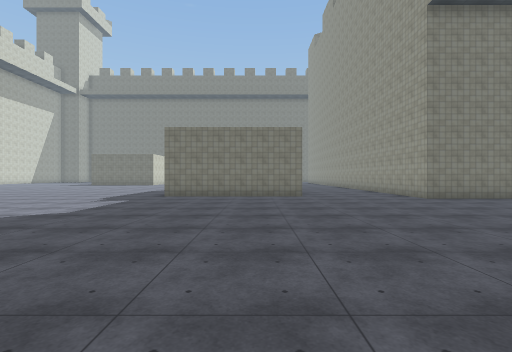
view 1 (above)

24 first-person views from a walk through a Unity game level. The camera is 1.5 m above the floor, looks level and sees 85° across. The floor is counted in squares, 2 m on a side. Each view is taken from the middle of a square. On the plan, view 1 faces up. The plan holds only what a view shows up to about 10 squares ahead; the rest is blank. The place goes on beyond the plan. The player character is not drawn. Surface patterns are stand-ins for the level's own textures.

view 2
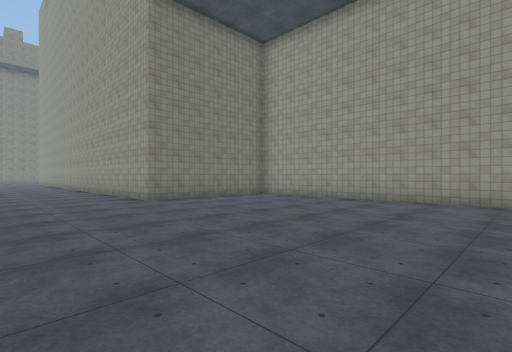

view 3
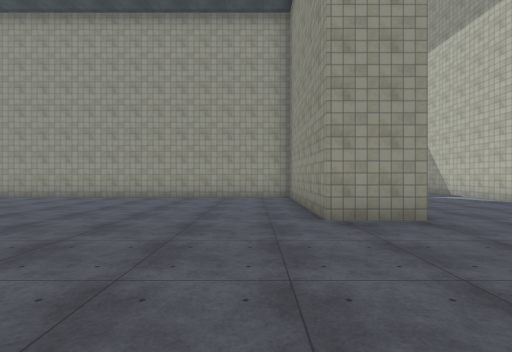

view 4
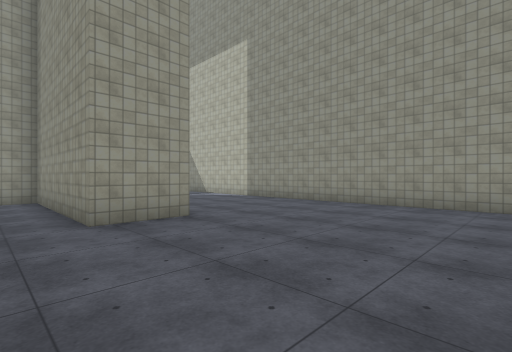

view 5
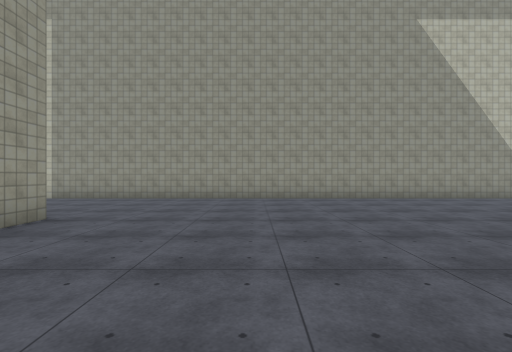

view 6
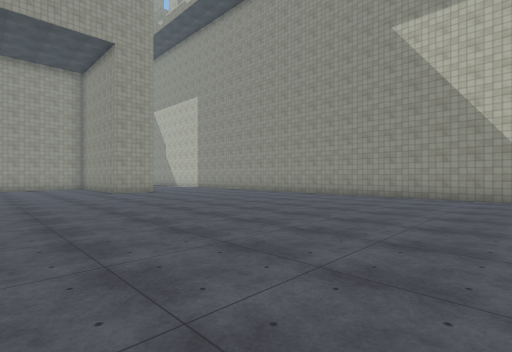

view 7
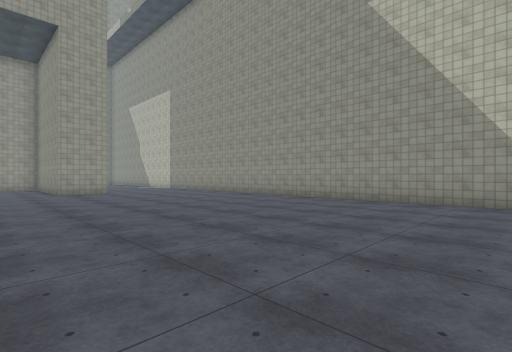

view 8
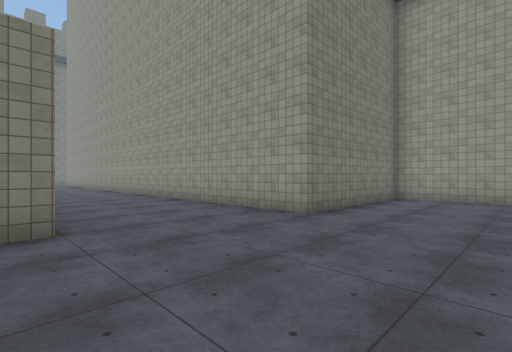

view 9
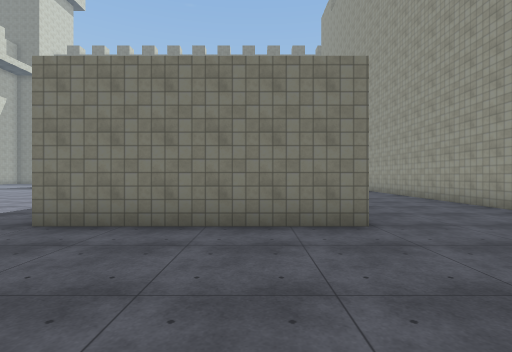

view 10
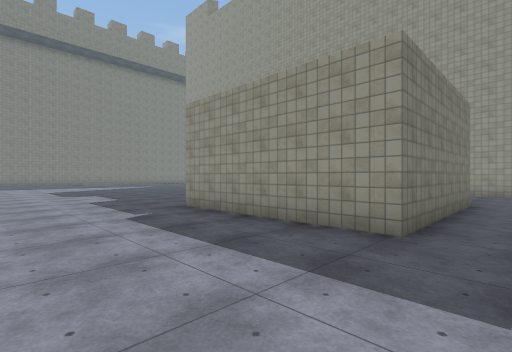

view 11
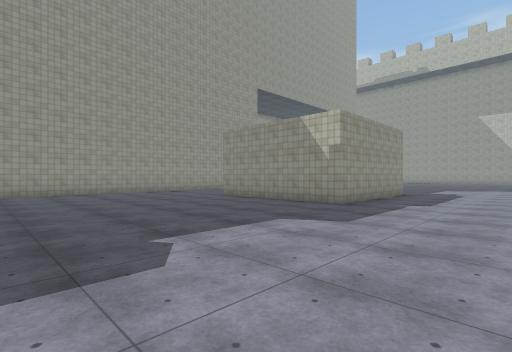

view 12
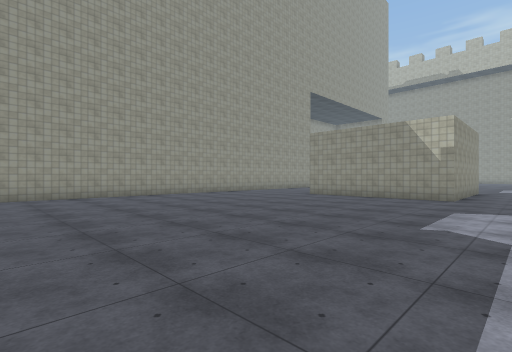

view 13
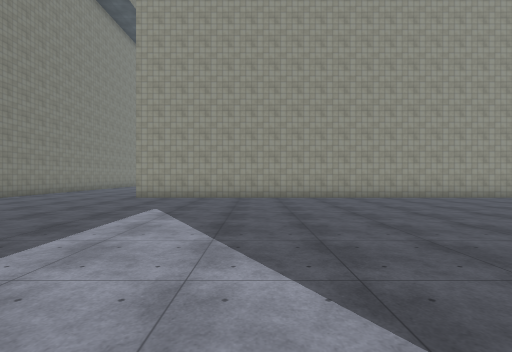

view 14
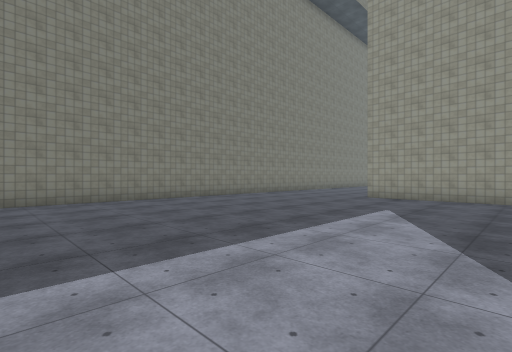

view 15
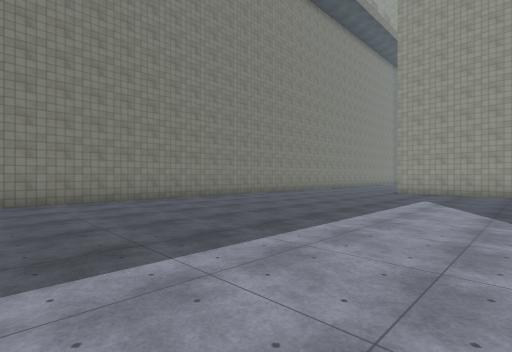

view 16
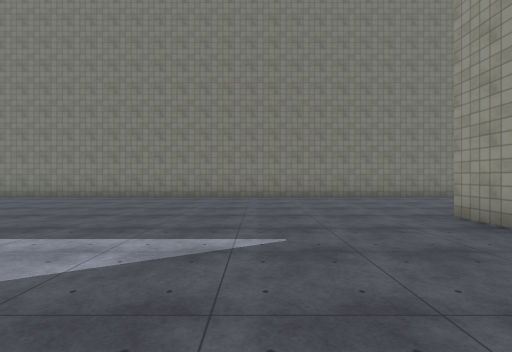

view 17
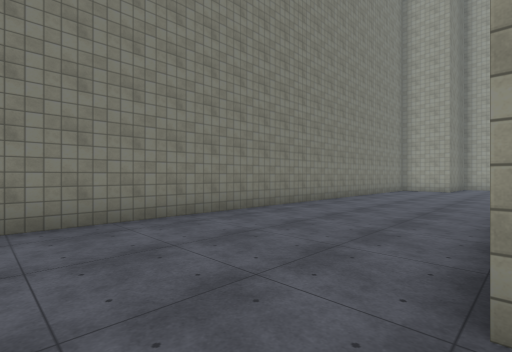

view 18
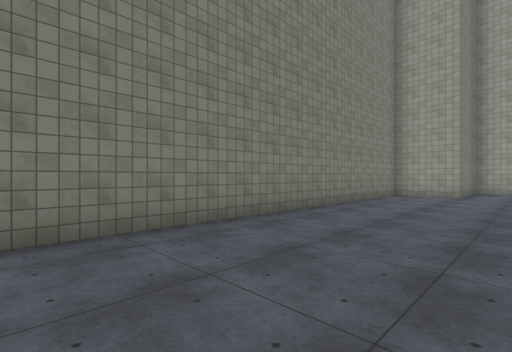

view 19
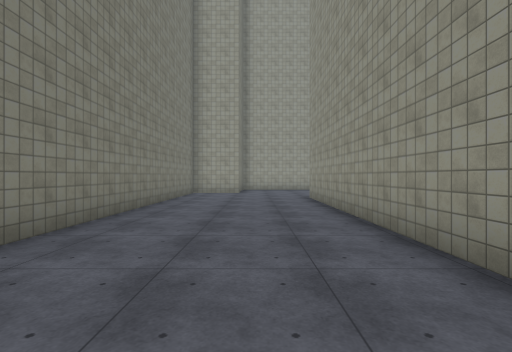

view 20
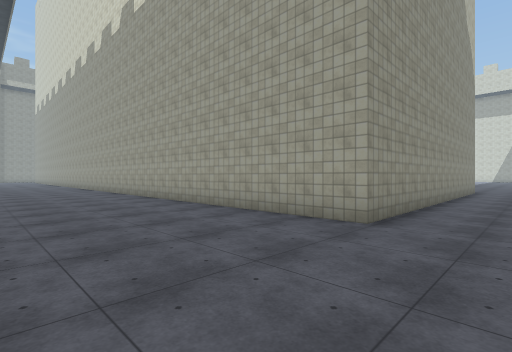

view 21
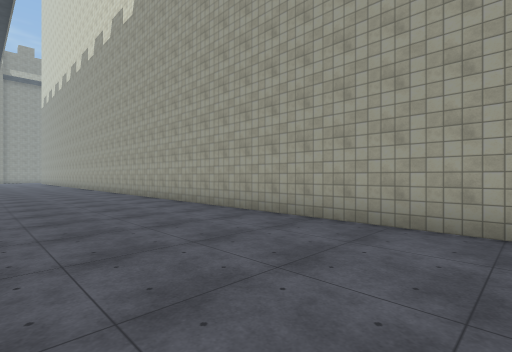

view 22
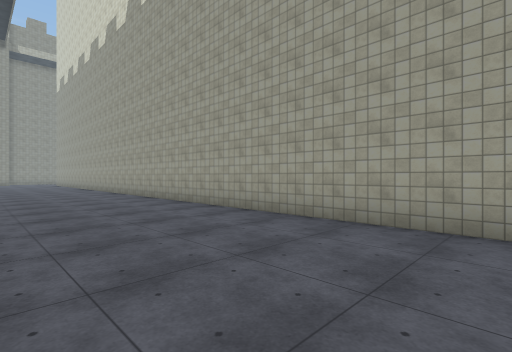

view 23
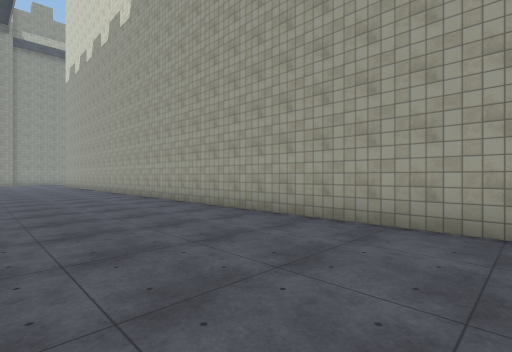

view 24
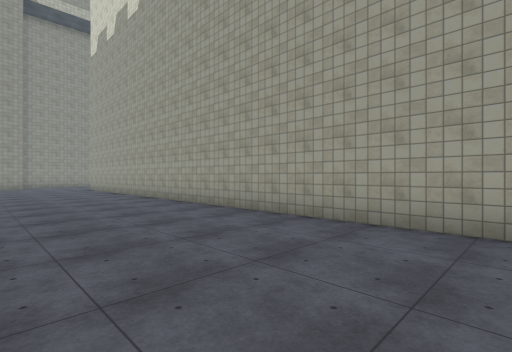

### Floor plan
Points are (right, up) in squares from view 1. A wall is a line through its corners. A room is listed if a view was taken in it or the views show most of it. See-through windows are left out.
Room 1 (views 1, 2, 3, 4, 5, 6, 7, 8, 9, 10, 20, 21, 22, 23, 24)
walls: (1.8, 10.1) (-3.3, 10.1) (-3.3, 15.1); (5.6, -4.9) (5.6, -3.2) (10.6, -3.2) (10.6, 9.2) (5.6, 9.2) (5.6, 16.4); (-6.7, -9.4) (11, -9.4); (16.7, 30.1) (16.7, 2.2); (20.5, 32.7) (19.3, 32.7)
ways out: opening at (-4.5, 16.8) to room 2; opening at (3.5, 16.8) to room 2; opening at (18, 31.7) to room 2
Room 2 (views 11, 12, 13, 14, 15, 16, 17, 18, 19)
walls: (8.9, 30.1) (16.7, 30.1); (5.6, 16.4) (5.6, 30.3); (-3.3, 15.1) (0.2, 15.1); (18.5, 34.7) (-7, 34.7); (19.3, 32.7) (19.3, 34)
ways out: opening at (-4.5, 16.8) to room 1; opening at (3.5, 16.8) to room 1; opening at (18, 31.7) to room 1

Where each view was taken, in squares from view 1:
view 1: 0 up, 0 right, facing up
view 2: 1 up, 2 right, facing up-right
view 3: 2 down, 1 right, facing right
view 4: 2 down, 1 right, facing down-right
view 5: 0 up, 2 right, facing down
view 6: 1 up, 7 left, facing down-right
view 7: 1 down, 7 left, facing down-right
view 8: 6 up, 1 right, facing up-right
view 9: 6 up, 0 right, facing up
view 10: 9 up, 7 left, facing up-right
view 11: 22 up, 7 left, facing down-right
view 12: 25 up, 5 left, facing down-right
view 13: 26 up, 4 left, facing right
view 14: 26 up, 4 left, facing up-right
view 15: 26 up, 7 left, facing up-right
view 16: 25 up, 2 right, facing up
view 17: 30 up, 4 right, facing up-right
view 18: 31 up, 8 right, facing up-right
view 19: 32 up, 7 right, facing right
view 20: 32 up, 21 right, facing down-left
view 21: 28 up, 21 right, facing down-left
view 22: 21 up, 21 right, facing down-left
view 23: 18 up, 21 right, facing down-left
view 24: 12 up, 21 right, facing down-left
